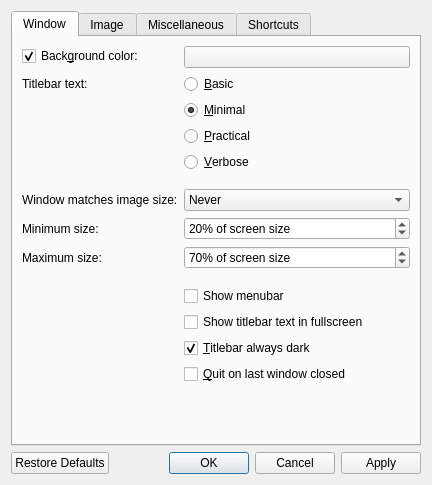
<?xml version="1.0" encoding="UTF-8"?>
<ui version="4.0">
 <class>OptionsDialog</class>
 <widget class="QDialog" name="OptionsDialog">
  <property name="windowModality">
   <enum>Qt::NonModal</enum>
  </property>
  <property name="geometry">
   <rect>
    <x>0</x>
    <y>0</y>
    <width>432</width>
    <height>485</height>
   </rect>
  </property>
  <property name="windowTitle">
   <string>Options</string>
  </property>
  <layout class="QVBoxLayout" name="verticalLayout">
   <item>
    <widget class="QTabWidget" name="tabWidget">
     <property name="focusPolicy">
      <enum>Qt::NoFocus</enum>
     </property>
     <property name="currentIndex">
      <number>0</number>
     </property>
     <widget class="QWidget" name="window">
      <property name="layoutDirection">
       <enum>Qt::LeftToRight</enum>
      </property>
      <attribute name="title">
       <string>Window</string>
      </attribute>
      <layout class="QFormLayout" name="formLayout">
       <item row="0" column="0">
        <widget class="QCheckBox" name="bgColorCheckbox">
         <property name="text">
          <string>Back&amp;ground color:</string>
         </property>
         <property name="checked">
          <bool>true</bool>
         </property>
        </widget>
       </item>
       <item row="0" column="1">
        <widget class="QPushButton" name="bgColorButton">
         <property name="focusPolicy">
          <enum>Qt::NoFocus</enum>
         </property>
        </widget>
       </item>
       <item row="1" column="0">
        <widget class="QLabel" name="label">
         <property name="toolTip">
          <string>Changes the amount of information displayed in the titlebar</string>
         </property>
         <property name="text">
          <string>Titlebar text:</string>
         </property>
        </widget>
       </item>
       <item row="1" column="1">
        <widget class="QRadioButton" name="titlebarRadioButton0">
         <property name="text">
          <string>&amp;Basic</string>
         </property>
        </widget>
       </item>
       <item row="2" column="1">
        <widget class="QRadioButton" name="titlebarRadioButton1">
         <property name="text">
          <string>&amp;Minimal</string>
         </property>
         <property name="checked">
          <bool>true</bool>
         </property>
        </widget>
       </item>
       <item row="3" column="1">
        <widget class="QRadioButton" name="titlebarRadioButton2">
         <property name="text">
          <string>&amp;Practical</string>
         </property>
        </widget>
       </item>
       <item row="4" column="1">
        <widget class="QRadioButton" name="titlebarRadioButton3">
         <property name="text">
          <string>&amp;Verbose</string>
         </property>
        </widget>
       </item>
       <item row="6" column="1">
        <spacer name="horizontalSpacer_4">
         <property name="orientation">
          <enum>Qt::Horizontal</enum>
         </property>
         <property name="sizeHint" stdset="0">
          <size>
           <width>40</width>
           <height>5</height>
          </size>
         </property>
        </spacer>
       </item>
       <item row="7" column="0">
        <widget class="QLabel" name="label_6">
         <property name="toolTip">
          <string>Control when the window should resize to fit the image's actual size</string>
         </property>
         <property name="text">
          <string>Window matches image size:</string>
         </property>
        </widget>
       </item>
       <item row="7" column="1">
        <widget class="QComboBox" name="windowResizeComboBox">
         <property name="toolTip">
          <string>Control when the window should resize to fit the image's actual size</string>
         </property>
         <property name="currentIndex">
          <number>0</number>
         </property>
         <item>
          <property name="text">
           <string>Never</string>
          </property>
         </item>
         <item>
          <property name="text">
           <string>When launching</string>
          </property>
         </item>
         <item>
          <property name="text">
           <string>When opening images</string>
          </property>
         </item>
        </widget>
       </item>
       <item row="8" column="0">
        <widget class="QLabel" name="minWindowResizeLabel">
         <property name="text">
          <string>Minimum size:</string>
         </property>
        </widget>
       </item>
       <item row="8" column="1">
        <widget class="QSpinBox" name="minWindowResizeSpinBox">
         <property name="toolTip">
          <string>Control the minimum size that the window should reach when matching the image's actual size</string>
         </property>
         <property name="suffix">
          <string>% of screen size</string>
         </property>
         <property name="minimum">
          <number>0</number>
         </property>
         <property name="maximum">
          <number>100</number>
         </property>
         <property name="singleStep">
          <number>5</number>
         </property>
         <property name="value">
          <number>20</number>
         </property>
        </widget>
       </item>
       <item row="9" column="0">
        <widget class="QLabel" name="maxWindowResizeLabel">
         <property name="toolTip">
          <string>Control the maximum size that the window should reach when matching the image's actual size</string>
         </property>
         <property name="text">
          <string>Maximum size:</string>
         </property>
        </widget>
       </item>
       <item row="9" column="1">
        <widget class="QSpinBox" name="maxWindowResizeSpinBox">
         <property name="toolTip">
          <string>Control the maximum size that the window should reach when matching the image's actual size</string>
         </property>
         <property name="suffix">
          <string>% of screen size</string>
         </property>
         <property name="minimum">
          <number>0</number>
         </property>
         <property name="maximum">
          <number>100</number>
         </property>
         <property name="singleStep">
          <number>5</number>
         </property>
         <property name="value">
          <number>70</number>
         </property>
        </widget>
       </item>
       <item row="10" column="1">
        <spacer name="horizontalSpacer_3">
         <property name="orientation">
          <enum>Qt::Horizontal</enum>
         </property>
         <property name="sizeHint" stdset="0">
          <size>
           <width>40</width>
           <height>5</height>
          </size>
         </property>
        </spacer>
       </item>
       <item row="13" column="1">
        <widget class="QCheckBox" name="darkTitlebarCheckbox">
         <property name="toolTip">
          <string>Choose whether or not the titlebar should always be dark regardless of your chosen macOS appearance</string>
         </property>
         <property name="text">
          <string>&amp;Titlebar always dark</string>
         </property>
         <property name="checked">
          <bool>true</bool>
         </property>
        </widget>
       </item>
       <item row="11" column="1">
        <widget class="QCheckBox" name="menubarCheckbox">
         <property name="text">
          <string>Show menubar</string>
         </property>
        </widget>
       </item>
       <item row="12" column="1">
        <widget class="QCheckBox" name="detailsInFullscreen">
         <property name="toolTip">
          <string>Choose whether or not to display the titlebar text while in fullscreen</string>
         </property>
         <property name="text">
          <string>Show titlebar text in fullscreen</string>
         </property>
        </widget>
       </item>
       <item row="14" column="1">
        <widget class="QCheckBox" name="quitOnLastWindowCheckbox">
         <property name="text">
          <string>&amp;Quit on last window closed</string>
         </property>
        </widget>
       </item>
      </layout>
     </widget>
     <widget class="QWidget" name="image">
      <attribute name="title">
       <string>Image</string>
      </attribute>
      <layout class="QFormLayout" name="formLayout_4">
       <item row="0" column="0">
        <widget class="QLabel" name="label_2">
         <property name="text">
          <string>Scaling:</string>
         </property>
        </widget>
       </item>
       <item row="0" column="1">
        <widget class="QCheckBox" name="filteringCheckbox">
         <property name="toolTip">
          <string>Turn this off to see individual pixels</string>
         </property>
         <property name="text">
          <string>&amp;Bilinear filtering</string>
         </property>
         <property name="checked">
          <bool>true</bool>
         </property>
        </widget>
       </item>
       <item row="1" column="1">
        <widget class="QCheckBox" name="scalingCheckbox">
         <property name="toolTip">
          <string>Images appear aliased (having jagged edges) without this, but it is faster</string>
         </property>
         <property name="text">
          <string>&amp;Image scaling</string>
         </property>
         <property name="checked">
          <bool>true</bool>
         </property>
        </widget>
       </item>
       <item row="2" column="1">
        <widget class="QCheckBox" name="scalingTwoCheckbox">
         <property name="toolTip">
          <string>Choose whether or not the image continues to be scaled when zooming above the window size (can be laggier with large images)</string>
         </property>
         <property name="text">
          <string>&amp;Scaling above window size</string>
         </property>
         <property name="checked">
          <bool>true</bool>
         </property>
        </widget>
       </item>
       <item row="4" column="0">
        <widget class="QLabel" name="label_3">
         <property name="toolTip">
          <string>The amount to zoom every scroll wheel click</string>
         </property>
         <property name="text">
          <string>Zoom amount:</string>
         </property>
        </widget>
       </item>
       <item row="4" column="1">
        <widget class="QSpinBox" name="scaleFactorSpinBox">
         <property name="toolTip">
          <string>The amount to zoom every scroll wheel click</string>
         </property>
         <property name="suffix">
          <string notr="true">%</string>
         </property>
         <property name="minimum">
          <number>1</number>
         </property>
         <property name="maximum">
          <number>200</number>
         </property>
         <property name="singleStep">
          <number>5</number>
         </property>
         <property name="value">
          <number>25</number>
         </property>
        </widget>
       </item>
       <item row="5" column="1">
        <widget class="QCheckBox" name="scrollZoomsCheckbox">
         <property name="toolTip">
          <string>Choose whether scrolling zooms or moves the image (alternative can be accessed at any time by holding ctrl/cmd)</string>
         </property>
         <property name="text">
          <string>Scrolling &amp;zooms</string>
         </property>
         <property name="checked">
          <bool>true</bool>
         </property>
        </widget>
       </item>
       <item row="7" column="1">
        <spacer name="horizontalSpacer">
         <property name="orientation">
          <enum>Qt::Horizontal</enum>
         </property>
         <property name="sizeHint" stdset="0">
          <size>
           <width>40</width>
           <height>5</height>
          </size>
         </property>
        </spacer>
       </item>
       <item row="9" column="1">
        <widget class="QCheckBox" name="pastActualSizeCheckbox">
         <property name="toolTip">
          <string>Stop the image from going past its actual size when resizing the window - you can still zoom past it though</string>
         </property>
         <property name="text">
          <string>Image resizes &amp;past actual size</string>
         </property>
         <property name="checked">
          <bool>true</bool>
         </property>
        </widget>
       </item>
       <item row="8" column="1">
        <widget class="QComboBox" name="cropModeComboBox">
         <property name="sizePolicy">
          <sizepolicy hsizetype="Preferred" vsizetype="Preferred">
           <horstretch>0</horstretch>
           <verstretch>0</verstretch>
          </sizepolicy>
         </property>
         <property name="toolTip">
          <string>Ignores select sides of an image when fitting to window (some sides will extend beyond the window boundaries)</string>
         </property>
         <item>
          <property name="text">
           <string>Fit whole image</string>
          </property>
         </item>
         <item>
          <property name="text">
           <string>Fit height</string>
          </property>
         </item>
         <item>
          <property name="text">
           <string>Fit width</string>
          </property>
         </item>
        </widget>
       </item>
       <item row="8" column="0">
        <widget class="QLabel" name="cropModeLabel">
         <property name="toolTip">
          <string>Ignores select sides of an image when fitting to window (some sides will extend beyond the window boundaries)</string>
         </property>
         <property name="text">
          <string>On window resize:</string>
         </property>
        </widget>
       </item>
       <item row="3" column="1">
        <spacer name="horizontalSpacer_2">
         <property name="orientation">
          <enum>Qt::Horizontal</enum>
         </property>
         <property name="sizeHint" stdset="0">
          <size>
           <width>40</width>
           <height>5</height>
          </size>
         </property>
        </spacer>
       </item>
       <item row="6" column="1">
        <widget class="QCheckBox" name="cursorZoomCheckbox">
         <property name="toolTip">
          <string>Choose whether or not zooming in and out above 100% zoom will zoom towards the cursor</string>
         </property>
         <property name="text">
          <string>Zoom &amp;towards cursor</string>
         </property>
         <property name="checked">
          <bool>true</bool>
         </property>
        </widget>
       </item>
      </layout>
     </widget>
     <widget class="QWidget" name="misc">
      <attribute name="title">
       <string>Miscellaneous</string>
      </attribute>
      <layout class="QFormLayout" name="formLayout_3">
       <item row="0" column="0">
        <widget class="QLabel" name="langComboLabel">
         <property name="text">
          <string>Language:</string>
         </property>
        </widget>
       </item>
       <item row="0" column="1">
        <widget class="QComboBox" name="langComboBox"/>
       </item>
       <item row="1" column="0">
        <widget class="QLabel" name="label_8">
         <property name="text">
          <string>Sort files by:</string>
         </property>
        </widget>
       </item>
       <item row="1" column="1">
        <widget class="QComboBox" name="sortComboBox">
         <item>
          <property name="text">
           <string>Name</string>
          </property>
         </item>
         <item>
          <property name="text">
           <string>Last Modified</string>
          </property>
         </item>
         <item>
          <property name="text">
           <string>Size</string>
          </property>
         </item>
         <item>
          <property name="text">
           <string>Type</string>
          </property>
         </item>
         <item>
          <property name="text">
           <string>Random</string>
          </property>
         </item>
        </widget>
       </item>
       <item row="2" column="1">
        <widget class="QRadioButton" name="descendingRadioButton0">
         <property name="text">
          <string>A&amp;scending</string>
         </property>
         <property name="checked">
          <bool>true</bool>
         </property>
        </widget>
       </item>
       <item row="3" column="1">
        <widget class="QRadioButton" name="descendingRadioButton1">
         <property name="text">
          <string>D&amp;escending</string>
         </property>
        </widget>
       </item>
       <item row="4" column="1">
        <spacer name="horizontalSpacer_6">
         <property name="orientation">
          <enum>Qt::Horizontal</enum>
         </property>
         <property name="sizeHint" stdset="0">
          <size>
           <width>40</width>
           <height>5</height>
          </size>
         </property>
        </spacer>
       </item>
       <item row="5" column="0">
        <widget class="QLabel" name="label_7">
         <property name="toolTip">
          <string>Controls the amount of images preloaded</string>
         </property>
         <property name="text">
          <string>Preloading:</string>
         </property>
        </widget>
       </item>
       <item row="5" column="1">
        <widget class="QComboBox" name="preloadingComboBox">
         <property name="toolTip">
          <string>Controls the amount of images preloaded</string>
         </property>
         <property name="currentIndex">
          <number>0</number>
         </property>
         <item>
          <property name="text">
           <string>Disabled</string>
          </property>
         </item>
         <item>
          <property name="text">
           <string>Adjacent</string>
          </property>
         </item>
         <item>
          <property name="text">
           <string>Extended</string>
          </property>
         </item>
        </widget>
       </item>
       <item row="6" column="1">
        <widget class="QCheckBox" name="loopFoldersCheckbox">
         <property name="toolTip">
          <string>Controls whether or not qView should go back to the first item after reaching the end of a folder</string>
         </property>
         <property name="text">
          <string>&amp;Loop through folders</string>
         </property>
         <property name="checked">
          <bool>true</bool>
         </property>
        </widget>
       </item>
       <item row="7" column="1">
        <spacer name="horizontalSpacer_5">
         <property name="orientation">
          <enum>Qt::Horizontal</enum>
         </property>
         <property name="sizeHint" stdset="0">
          <size>
           <width>40</width>
           <height>5</height>
          </size>
         </property>
        </spacer>
       </item>
       <item row="8" column="0">
        <widget class="QLabel" name="label_4">
         <property name="text">
          <string>Slideshow direction:</string>
         </property>
        </widget>
       </item>
       <item row="8" column="1">
        <widget class="QComboBox" name="slideshowDirectionComboBox">
         <item>
          <property name="text">
           <string>Forward</string>
          </property>
         </item>
         <item>
          <property name="text">
           <string>Backward</string>
          </property>
         </item>
        </widget>
       </item>
       <item row="9" column="0">
        <widget class="QLabel" name="label_5">
         <property name="text">
          <string>Slideshow timer:</string>
         </property>
        </widget>
       </item>
       <item row="9" column="1">
        <widget class="QDoubleSpinBox" name="slideshowTimerSpinBox">
         <property name="suffix">
          <string> sec</string>
         </property>
         <property name="decimals">
          <number>1</number>
         </property>
         <property name="minimum">
          <double>0.100000000000000</double>
         </property>
         <property name="maximum">
          <double>999.899999999999977</double>
         </property>
         <property name="singleStep">
          <double>0.100000000000000</double>
         </property>
        </widget>
       </item>
       <item row="10" column="1">
        <spacer name="horizontalSpacer_7">
         <property name="orientation">
          <enum>Qt::Horizontal</enum>
         </property>
         <property name="sizeHint" stdset="0">
          <size>
           <width>40</width>
           <height>5</height>
          </size>
         </property>
        </spacer>
       </item>
       <item row="14" column="1">
        <widget class="QCheckBox" name="saveRecentsCheckbox">
         <property name="text">
          <string>Save &amp;recent files</string>
         </property>
        </widget>
       </item>
       <item row="15" column="1">
        <widget class="QCheckBox" name="updateCheckbox">
         <property name="text">
          <string extracomment="The notifications are for new qView releases">&amp;Update notifications on startup</string>
         </property>
        </widget>
       </item>
       <item row="11" column="1">
        <widget class="QComboBox" name="afterDeletionComboBox">
         <property name="currentIndex">
          <number>1</number>
         </property>
         <item>
          <property name="text">
           <string>Move Back</string>
          </property>
         </item>
         <item>
          <property name="text">
           <string>Do Nothing</string>
          </property>
         </item>
         <item>
          <property name="text">
           <string>Move Forward</string>
          </property>
         </item>
        </widget>
       </item>
       <item row="11" column="0">
        <widget class="QLabel" name="label_10">
         <property name="text">
          <string>After deletion:</string>
         </property>
        </widget>
       </item>
       <item row="12" column="1">
        <widget class="QCheckBox" name="askDeleteCheckbox">
         <property name="text">
          <string>&amp;Ask before deleting files</string>
         </property>
        </widget>
       </item>
       <item row="13" column="1">
        <spacer name="horizontalSpacer_8">
         <property name="orientation">
          <enum>Qt::Horizontal</enum>
         </property>
         <property name="sizeHint" stdset="0">
          <size>
           <width>40</width>
           <height>5</height>
          </size>
         </property>
        </spacer>
       </item>
      </layout>
     </widget>
     <widget class="QWidget" name="shortcuts">
      <attribute name="title">
       <string>Shortcuts</string>
      </attribute>
      <layout class="QVBoxLayout" name="verticalLayout_2">
       <item>
        <widget class="QTableWidget" name="shortcutsTable">
         <property name="editTriggers">
          <set>QAbstractItemView::NoEditTriggers</set>
         </property>
         <property name="alternatingRowColors">
          <bool>true</bool>
         </property>
         <property name="selectionMode">
          <enum>QAbstractItemView::SingleSelection</enum>
         </property>
         <property name="selectionBehavior">
          <enum>QAbstractItemView::SelectRows</enum>
         </property>
         <property name="showGrid">
          <bool>false</bool>
         </property>
         <property name="rowCount">
          <number>0</number>
         </property>
         <property name="columnCount">
          <number>2</number>
         </property>
         <attribute name="horizontalHeaderCascadingSectionResizes">
          <bool>true</bool>
         </attribute>
         <attribute name="horizontalHeaderDefaultSectionSize">
          <number>150</number>
         </attribute>
         <attribute name="horizontalHeaderHighlightSections">
          <bool>false</bool>
         </attribute>
         <attribute name="horizontalHeaderStretchLastSection">
          <bool>true</bool>
         </attribute>
         <attribute name="verticalHeaderVisible">
          <bool>false</bool>
         </attribute>
         <column>
          <property name="text">
           <string>Action</string>
          </property>
         </column>
         <column>
          <property name="text">
           <string>Shortcuts</string>
          </property>
         </column>
        </widget>
       </item>
      </layout>
     </widget>
    </widget>
   </item>
   <item>
    <widget class="QDialogButtonBox" name="buttonBox">
     <property name="focusPolicy">
      <enum>Qt::NoFocus</enum>
     </property>
     <property name="orientation">
      <enum>Qt::Horizontal</enum>
     </property>
     <property name="standardButtons">
      <set>QDialogButtonBox::Apply|QDialogButtonBox::Cancel|QDialogButtonBox::Ok|QDialogButtonBox::RestoreDefaults</set>
     </property>
    </widget>
   </item>
  </layout>
 </widget>
 <resources/>
 <connections>
  <connection>
   <sender>buttonBox</sender>
   <signal>rejected()</signal>
   <receiver>OptionsDialog</receiver>
   <slot>reject()</slot>
   <hints>
    <hint type="sourcelabel">
     <x>325</x>
     <y>332</y>
    </hint>
    <hint type="destinationlabel">
     <x>286</x>
     <y>274</y>
    </hint>
   </hints>
  </connection>
  <connection>
   <sender>buttonBox</sender>
   <signal>accepted()</signal>
   <receiver>OptionsDialog</receiver>
   <slot>accept()</slot>
   <hints>
    <hint type="sourcelabel">
     <x>257</x>
     <y>332</y>
    </hint>
    <hint type="destinationlabel">
     <x>157</x>
     <y>274</y>
    </hint>
   </hints>
  </connection>
 </connections>
</ui>
